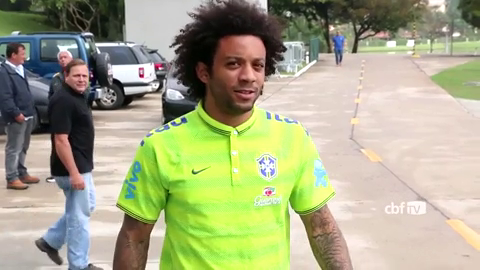
#> input picture frame 4 of brasil.mp4, 480 x 270 px, given in place of ednaldo.mp4, which was not available
$ python main.py
#> lines starting #> are read from the running program, lines starting #| are printed output that depends on the picture; after the words box and inside, x2 and y2 are one past the last pixel; in counts of white or black regions, pixels touching at a corner belong together; pictures that were not available may be replaced by others from this repository, and a replacement may not be noted
import cv2

def redim(img, largura):
  #alt = int(img.shape[0] / img.shape[1] * largura)
  #img = cv2.resize(img, (largura, alt), interpolation = cv2.INTER_AREA)
  return img

#Criar o classificador a partir de parametros ja balanceados
df = cv2.CascadeClassifier(cv2.data.haarcascades + "haarcascade_frontalface_default.xml")

#Abre o video gravado em disco
camera = cv2.VideoCapture('ednaldo.mp4')
#camera = cv2.VideoCapture(0)

while True:
  (sucesso, frame) = camera.read()
#> frame is the input picture: shape (270, 480, 3); mean B, G, R 135, 168, 166.2
  if not sucesso: #falha na leitura ou video acabou
    break
  frame = redim(frame, 320)
  frame_tons_cinza = cv2.cvtColor(frame, cv2.COLOR_BGR2GRAY)
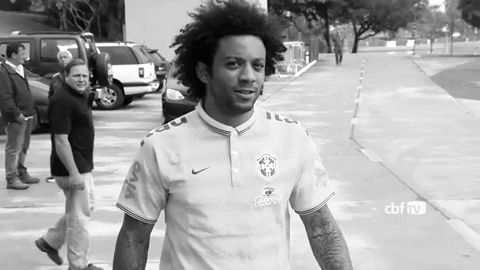
#> frame_tons_cinza: shape (270, 480); min 0, max 255, mean 163.7
  faces = df.detectMultiScale(frame_tons_cinza, scaleFactor = 1.3, minNeighbors=3)
#> faces = [[68, 65, 27, 27], [215, 41, 62, 62]]
  frame_temp = frame.copy()
  for(x, y, lar, alt) in faces:
    cv2.rectangle(frame_temp, (x, y), (x + lar, y + alt), (0, 0, 255), 2)
#> this loop made 2 passes
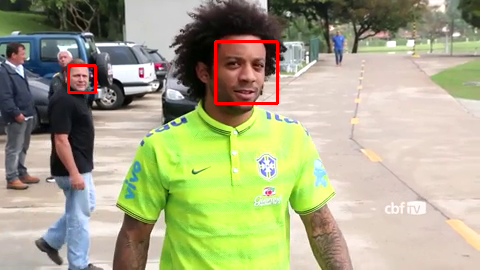
#> frame_temp: shape (270, 480, 3); 0.82% of pixels changed, all inside (x1, y1, x2, y2) = (67, 40, 279, 105)
  cv2.imshow("Detector de faces", redim(frame_temp, 640))
  if cv2.waitKey(1) & 0xFF == ord("s"):
#> (key Esc is pressed here)
    break

camera.release()
cv2.destroyAllWindows()

$ run again, starting later in the video
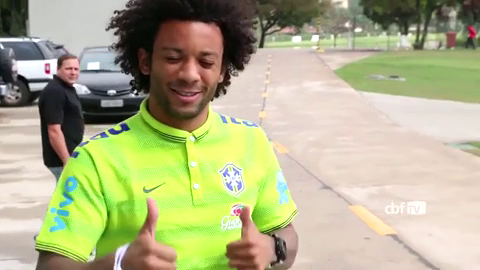
#> input picture frame 19 of brasil.mp4, 480 x 270 px, given in place of ednaldo.mp4, which was not available
#> frame is the input picture: shape (270, 480, 3); mean B, G, R 137.7, 176.4, 176.2
#> `frame_tons_cinza = cv2.cvtColor(frame, cv2.COLOR_BGR2GRAY)`:
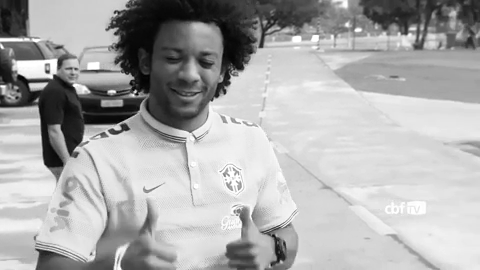
#> frame_tons_cinza: shape (270, 480); min 0, max 255, mean 171.9
#> faces = [[150, 28, 82, 82]]
#> the loop `for(x, y, lar, alt) in faces:` made 1 pass
#> after the loop `for(x, y, lar, alt) in faces:`:
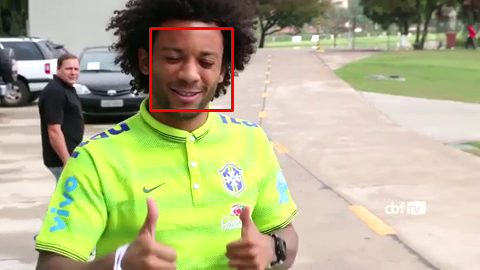
#> frame_temp: shape (270, 480, 3); 0.76% of pixels changed, all inside (x1, y1, x2, y2) = (149, 27, 234, 112)

$ run again, starting later in the video
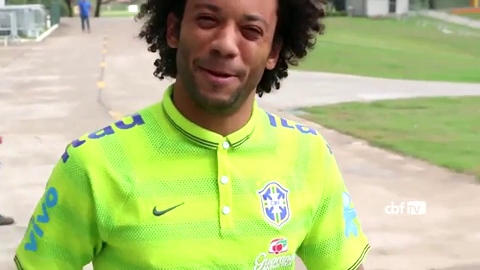
#> input picture frame 34 of brasil.mp4, 480 x 270 px, given in place of ednaldo.mp4, which was not available
#> frame is the input picture: shape (270, 480, 3); mean B, G, R 129.8, 192.1, 179.6
#> `frame_tons_cinza = cv2.cvtColor(frame, cv2.COLOR_BGR2GRAY)`:
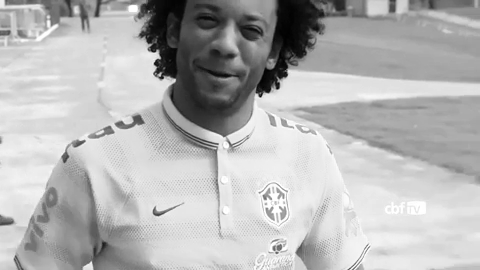
#> frame_tons_cinza: shape (270, 480); min 1, max 255, mean 181.2
#> faces = ()
